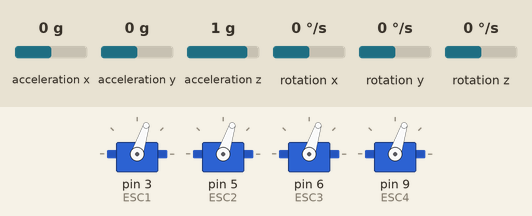
Simulated run of this sketch. Board: Arduino Uno, built with avr-gcc and run on an emulated ATmega328P. Shown: 4 × servo. The test bench sets the inputs (shaded band); at power-on: acceleration x 0 g, acceleration y 0 g, acceleration z 1 g, rotation x 0 °/s, rotation y 0 °/s, rotation z 0 °/s. What the sketch prints to the serial monitor is not drawn.

Above: at 16.2 s.
16.3 s: acceleration x set to -1.4 g
At 16.8 s:
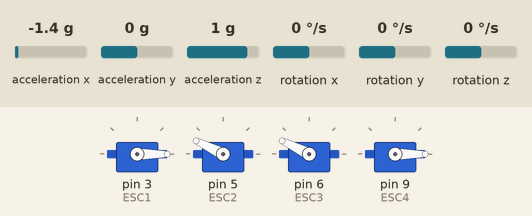
17.8 s: acceleration y set to -0.8 g
At 19.0 s:
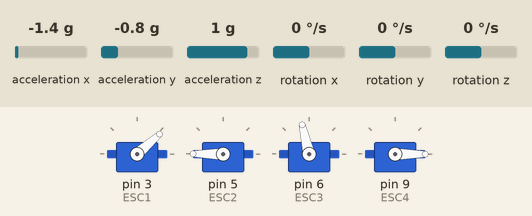
19.3 s: acceleration z set to -1.4 g
At 20.1 s:
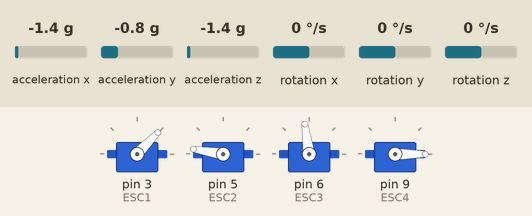
20.8 s: acceleration x set to -0.8 g
At 21.4 s:
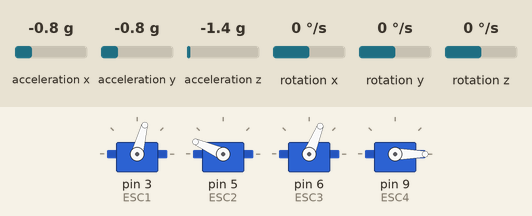
22.3 s: acceleration y set to -1.4 g
At 23.7 s:
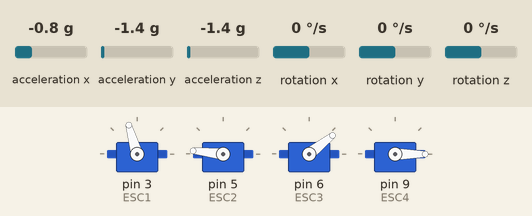
Timing chart, 0 to 52.2 s (numbered marks = the images above; inputs shaded):
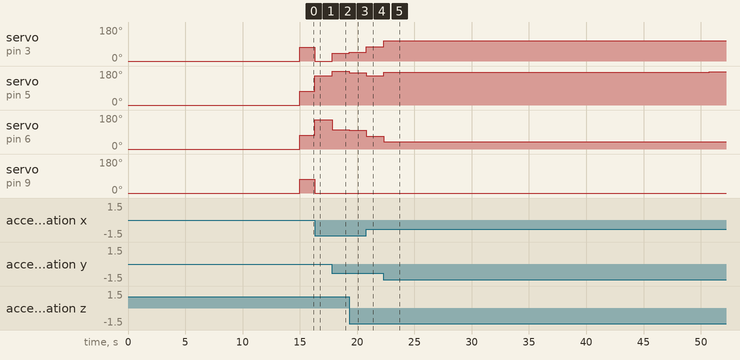

The sketch:

FC6.ino
```cpp
#include <MPU6050_tockn.h>
#include <Wire.h>
#include <Servo.h>
#include <SimpleKalmanFilter.h>
#define MinPWM 1100
#define MaxPWM 1600
#define runEvery(t) for (static uint16_t _lasttime;\
                         (uint16_t)((uint16_t)millis()-_lasttime) >= (t);\
                         _lasttime += (t))

//SimpleKalmanFilter RollKalmanFilter(1.812298293, 4.6730122, 0.01);
//SimpleKalmanFilter PitchKalmanFilter(5.623353036, 33.80920194, 0.01);

Servo ESC1;     // create servo object to control the ESC
Servo ESC2;     // create servo object to control the ESC
Servo ESC3;     // create servo object to control the ESC
Servo ESC4;     // create servo object to control the ESC
//PID constant parameter
static float Kp_Pitch = 4.2; //1
static float Ki_Pitch = 0.002;
static float Kd_Pitch = 0.7; //0.0001

static float Kp_Roll = 4.6; //1
static float Ki_Roll = 0.001;
static float Kd_Roll = 0.9; //0.0001

float TempKp;
float TempKi;
float TempKd;

static int pulse_ESC1;
static int pulse_ESC2;
static int pulse_ESC3;
static int pulse_ESC4;

float throttle = 1300.0;
//Roll PID Parameter
float RollSP = 0.0;
float RollPV;
float t_Roll;
float E_Roll, E1_Roll, E2_Roll, alpha_Roll, gamma_Roll, beta_Roll;
float Output_Roll = 0.0;
float LastOutput_Roll = 0.0;
//Pitch PID Parameter
float PitchSP = 0.0;
float PitchPV;
float t_Pitch;
float E_Pitch, E1_Pitch, E2_Pitch, alpha_Pitch, gamma_Pitch, beta_Pitch;
float Output_Pitch = 0.0;
float LastOutput_Pitch = 0.0;
//Pitch PID Parameter
float YawSP = 0.0;
float YawPV;

int TempFlag = 1;
int flag = 1;
float Ts = 0.01; //thoi gian lay mau 1.5s
float timerloop;
//End of PID
//Send Serial Data
int potValue;  // value from the analog pin
String rectext;
int startstr;
int endstr;
int substrstart;
int substrlength;
int recvalue;

MPU6050 mpu6050(Wire, 0.001, 0.999);

void setup() {
  Serial.begin(115200);
  // Attach the ESC on pin 3
  ESC1.attach(3, MinPWM, MaxPWM); // (pin, min pulse width, max pulse width in microseconds)
  // Attach the ESC on pin 9
  ESC2.attach(5, MinPWM, MaxPWM); // (pin, min pulse width, max pulse width in microseconds)
  // Attach the ESC on pin 9
  ESC3.attach(6, MinPWM, MaxPWM); // (pin, min pulse width, max pulse width in microseconds)
  // Attach the ESC on pin 9
  ESC4.attach(9, MinPWM, MaxPWM); // (pin, min pulse width, max pulse width in microseconds)
  ESC1.writeMicroseconds(1000);    // Send the signal to the ESC
  ESC2.writeMicroseconds(1000);    // Send the signal to the ESC
  ESC3.writeMicroseconds(1000);    // Send the signal to the ESC
  ESC4.writeMicroseconds(1000);    // Send the signal to the ESC
  Serial.print("Wait for ESC ready");
  delay(2000);
  Serial.print(".");
  delay(2000);
  Serial.print(".");
  delay(2000);
  Serial.println(".");
  delay(2000);
  Serial.println("-----------------Done!--------------- ");
  delay(2000);

  Wire.begin();
  mpu6050.begin();
  mpu6050.setGyroOffsets(-0.13, 0.87, -2.51);
  //mpu6050.calcGyroOffsets(-1.30, -0.68, -2.55);
  Serial.print("Wait for IMU ready");
  delay(1000);
  Serial.print(".");
  delay(1000);
  Serial.print(".");
  delay(1000);
  Serial.println(".");
  delay(1000);
  Serial.println("-----------------Done!--------------- ");
  delay(1000);

  // *****************************************************************************************Sampling
  E_Roll = 0; E1_Roll = 0; E2_Roll = 0;
  E_Pitch = 0; E1_Pitch = 0; E2_Pitch = 0;
}

void loop() {
  runEvery(10) {
    static uint32_t lastTime = micros();
    //    Serial.println("*************************************************");
    mpu6050.update();
    //    Serial.println("*************************************************OK");
    //    RollPV = RollKalmanFilter.updateEstimate(mpu6050.getAngleX());
    //    PitchPV = PitchKalmanFilter.updateEstimate(mpu6050.getAngleY());
    RollPV = mpu6050.getAngleX();
    PitchPV = mpu6050.getAngleY();
    //PID Controller for Roll
    E_Roll = RollSP - RollPV;
    alpha_Roll = 2 * Ts * Kp_Roll + Ki_Roll * Ts * Ts + 2 * Kd_Roll;
    beta_Roll = Ts * Ts * Ki_Roll - 4 * Kd_Roll - 2 * Ts * Kp_Roll;
    gamma_Roll = 2 * Kd_Roll;
    Output_Roll = (alpha_Roll * E_Roll + beta_Roll * E1_Roll + gamma_Roll * E2_Roll + 2 * Ts * LastOutput_Roll) / (2 * Ts);

    LastOutput_Roll = Output_Roll;
    E2_Roll = E1_Roll;
    E1_Roll = E_Roll;
    //PID Controller for Pitch
    E_Pitch = PitchSP - PitchPV;
    alpha_Pitch = 2 * Ts * Kp_Pitch + Ki_Pitch * Ts * Ts + 2 * Kd_Pitch;
    beta_Pitch = Ts * Ts * Ki_Pitch - 4 * Kd_Pitch - 2 * Ts * Kp_Pitch;
    gamma_Pitch = 2 * Kd_Pitch;
    Output_Pitch = (alpha_Pitch * E_Pitch + beta_Pitch * E1_Pitch + gamma_Pitch * E2_Pitch + 2 * Ts * LastOutput_Pitch) / (2 * Ts);

    LastOutput_Pitch = Output_Pitch;
    E2_Pitch = E1_Pitch;
    E1_Pitch = E_Pitch;

    pulse_ESC1 = (throttle + Output_Roll + Output_Pitch);
    pulse_ESC2 = (throttle + Output_Roll - Output_Pitch);
    pulse_ESC3 = (throttle - Output_Roll - Output_Pitch);
    pulse_ESC4 = (throttle - Output_Roll + Output_Pitch);

    if (pulse_ESC1 > MaxPWM)
      pulse_ESC1 = MaxPWM;
    else if (pulse_ESC1 <= MinPWM)
      pulse_ESC1 = MinPWM;

    if (pulse_ESC2 > MaxPWM)
      pulse_ESC2 = MaxPWM;
    else if (pulse_ESC2 <= MinPWM)
      pulse_ESC2 = MinPWM;

    if (pulse_ESC3 > MaxPWM)
      pulse_ESC3 = MaxPWM;
    else if (pulse_ESC3 <= MinPWM)
      pulse_ESC3 = MinPWM;

    if (pulse_ESC4 > MaxPWM)
      pulse_ESC4 = MaxPWM;
    else if (pulse_ESC4 <= MinPWM)
      pulse_ESC4 = MinPWM;

    //    Serial.print("E_Pitch= "); Serial.print(E_Pitch); Serial.print(" ; ");
    //    Serial.print("Throttle= "); Serial.print(throttle); Serial.print(" ; ");
    //    Serial.print("Kp= "); Serial.print(Kp_Pitch, 4); Serial.print(",");
    //    Serial.print("Ki= "); Serial.print(Ki_Pitch, 4); Serial.print(",");
    //    Serial.print("Kd= "); Serial.print(Kd_Pitch, 4); Serial.print(",");

    //    Serial.print("RollPV:"); Serial.print(RollPV); Serial.print(",");
    //Serial.print("RollRaw:"); Serial.print(mpu6050.getAngleX()); Serial.print(",");
    //    Serial.print("PitchPV:"); Serial.println(PitchPV);
    //Serial.print("PitchRaw:"); Serial.println(mpu6050.getAngleY());

    //    Serial.print("YawPV:"); Serial.print(YawPV); Serial.println(",");
    //    Serial.print("YawRaw:"); Serial.println(mpu6050.getAngleZ());
    //Serial.print("YawPV= "); Serial.println(YawPV);

    Serial.print("ESC1:"); Serial.print(pulse_ESC1); Serial.print(",");
    Serial.print("ESC2:"); Serial.print(pulse_ESC2); Serial.print(",");
    Serial.print("ESC3:"); Serial.print(pulse_ESC3); Serial.print(",");
    Serial.print("ESC4:"); Serial.print(pulse_ESC4); Serial.println();

    ESC1.writeMicroseconds(pulse_ESC1);    // Send the signal to the ESC
    ESC2.writeMicroseconds(pulse_ESC2);    // Send the signal to the ESC
    ESC3.writeMicroseconds(pulse_ESC3);    // Send the signal to the ESC
    ESC4.writeMicroseconds(pulse_ESC4);    // Send the signal to the ESC
    // UART Comunication
    //    Serial.print("!");
    //    Serial.print(mpu6050.getAngleX());
    //    Serial.println("@");
    //    Serial.print("#");
    //    Serial.print(mpu6050.getAngleY());
    //    Serial.println("$");
    //    Serial.print("%");
    //    Serial.print(mpu6050.getAngleZ());
    //    Serial.println("^");
    //    Serial.print("Ts= "); Serial.print(micros() - lastTime); Serial.println(" ; ");
    lastTime = micros();
  }
}
```

Measured:
- after the input at 16.3 s, servo on pin 3 (ESC1), servo on pin 9 (ESC4): 72° → 0° at once; servo on pin 5 (ESC2), servo on pin 6 (ESC3): 72° → 154° at once
- after the input at 17.8 s, servo on pin 3 (ESC1): 0° → 41° at once; servo on pin 5 (ESC2): 154° → 180° at once; servo on pin 6 (ESC3): 154° → 103° at once
- after the input at 19.3 s, servo on pin 3 (ESC1): 41° → 46° at once; servo on pin 5 (ESC2): 180° → 171° at once; servo on pin 6 (ESC3): 103° → 98° at once
- after the input at 20.8 s, servo on pin 3 (ESC1): 46° → 75° at once; servo on pin 5 (ESC2): 171° → 156° at once; servo on pin 6 (ESC3): 98° → 68° at once
- after the input at 22.3 s, servo on pin 3 (ESC1): 75° → 106° at once; servo on pin 5 (ESC2): 156° → 174° at once, → 175° 28.4 s later; servo on pin 6 (ESC3): 68° → 38° at once
